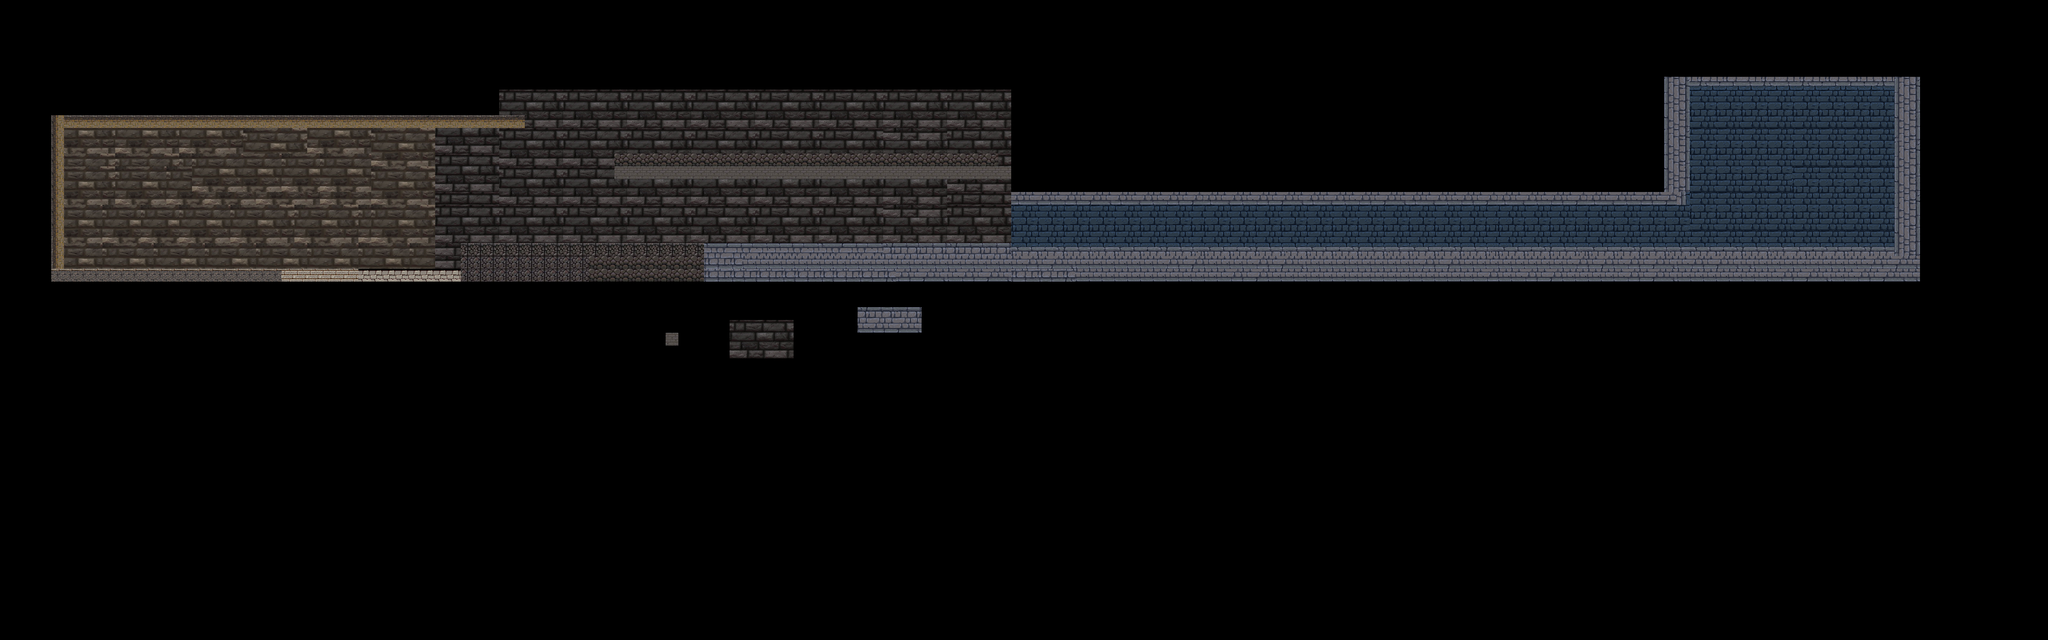

Tiled map render using the project's own tile images. Description and the map definition, with tile-layer contents summarised, below:
An orthogonal 160x50 tile map with 32x32 px tiles, 1 tile layer (Слой тайлов 1) and 30 objects (18x solid, 6x easyEnemy, 5x snake, player).

<map version="1.0" orientation="orthogonal" renderorder="right-down" width="160" height="50" tilewidth="32" tileheight="32" nextobjectid="43">
 <tileset firstgid="1" name="новый талйсет" tilewidth="32" tileheight="32">
  <image source="новый талйсет.png" width="1952" height="579" />
 </tileset>
 <layer name="Слой тайлов 1" width="160" height="50">
  <data>[8000 cells, 1758 non-empty, 87 distinct tile ids]</data>
 </layer>
 <objectgroup name="collision">
  <object id="1" name="solid" x="127" y="288" width="31" height="415" />
  <object id="2" name="solid" x="575" y="672" width="31" height="415" rotation="90" />
  <object id="7" name="solid" x="995" y="673" width="31" height="415" rotation="90" />
  <object id="8" name="solid" x="1414" y="674" width="31" height="415" rotation="90" />
  <object id="9" name="solid" x="2084" y="608" width="64" height="457" rotation="90" />
  <object id="10" name="solid" x="1623" y="607" width="64" height="457" rotation="90" />
  <object id="11" name="solid" x="2544" y="607" width="64" height="457" rotation="90" />
  <object id="13" name="solid" x="1995" y="384" width="64" height="457" rotation="90" />
  <object id="15" name="solid" x="2456" y="383" width="64" height="457" rotation="90" />
  <object id="16" name="solid" x="2988" y="444" width="64" height="457" rotation="90" />
  <object id="17" name="solid" x="3005" y="622" width="64" height="457" rotation="90" />
  <object id="18" name="solid" x="3464" y="622" width="64" height="457" rotation="90" />
  <object id="19" name="solid" x="3922" y="624" width="64" height="457" rotation="90" />
  <object id="20" name="player" x="211" y="615" width="32" height="40" />
  <object id="24" name="snake" x="405" y="636" width="51" height="26" />
  <object id="26" name="snake" x="795" y="641" width="51" height="26" />
  <object id="27" name="snake" x="1077" y="644" width="51" height="26" />
  <object id="28" name="easyEnemy" x="1914" y="322" width="52" height="52" />
  <object id="29" name="easyEnemy" x="1964" y="547" width="52" height="52" />
  <object id="30" name="easyEnemy" x="2655" y="565" width="52" height="52" />
  <object id="31" name="easyEnemy" x="3432" y="564" width="52" height="52" />
  <object id="32" name="easyEnemy" x="4277" y="562" width="52" height="52" />
  <object id="34" name="easyEnemy" x="4663" y="345" width="52" height="52" />
  <object id="35" name="solid" x="4383" y="626" width="64" height="457" rotation="90" />
  <object id="36" name="solid" x="4844" y="627" width="64" height="457" rotation="90" />
  <object id="38" name="solid" x="4805" y="622" width="64" height="457" rotation="180" />
  <object id="39" name="solid" x="4224" y="511" width="64" height="457" rotation="180" />
  <object id="40" name="solid" x="2524" y="510" width="64" height="457" rotation="180" />
  <object id="41" name="snake" x="3103" y="592" width="51" height="26" />
  <object id="42" name="snake" x="4440" y="590" width="51" height="26" />
 </objectgroup>
</map>